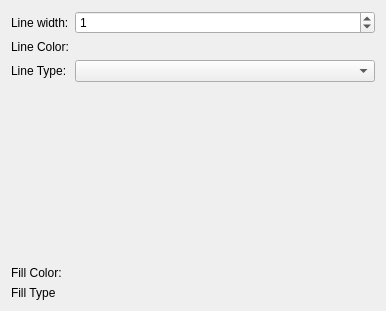
<?xml version="1.0" encoding="UTF-8"?>
<ui version="4.0">
 <class>QReportPropertyPageRectangle</class>
 <widget class="QWidget" name="QReportPropertyPageRectangle">
  <property name="geometry">
   <rect>
    <x>0</x>
    <y>0</y>
    <width>386</width>
    <height>311</height>
   </rect>
  </property>
  <property name="windowTitle">
   <string>Form</string>
  </property>
  <layout class="QVBoxLayout" name="verticalLayout">
   <item>
    <layout class="QFormLayout" name="formLayout">
     <property name="labelAlignment">
      <set>Qt::AlignLeading|Qt::AlignLeft|Qt::AlignVCenter</set>
     </property>
     <item row="0" column="0">
      <widget class="QLabel" name="labelLineWidth">
       <property name="sizePolicy">
        <sizepolicy hsizetype="Expanding" vsizetype="Preferred">
         <horstretch>0</horstretch>
         <verstretch>0</verstretch>
        </sizepolicy>
       </property>
       <property name="text">
        <string>Line width:</string>
       </property>
      </widget>
     </item>
     <item row="0" column="1">
      <widget class="QSpinBox" name="spinBoxLineWidth">
       <property name="value">
        <number>1</number>
       </property>
      </widget>
     </item>
     <item row="1" column="0">
      <widget class="QLabel" name="labelColor">
       <property name="sizePolicy">
        <sizepolicy hsizetype="Expanding" vsizetype="Minimum">
         <horstretch>0</horstretch>
         <verstretch>0</verstretch>
        </sizepolicy>
       </property>
       <property name="text">
        <string>Line Color:</string>
       </property>
      </widget>
     </item>
     <item row="2" column="0">
      <widget class="QLabel" name="labelType">
       <property name="sizePolicy">
        <sizepolicy hsizetype="Expanding" vsizetype="Preferred">
         <horstretch>0</horstretch>
         <verstretch>0</verstretch>
        </sizepolicy>
       </property>
       <property name="text">
        <string>Line Type:</string>
       </property>
      </widget>
     </item>
     <item row="2" column="1">
      <widget class="QComboBox" name="comboBoxLineType"/>
     </item>
     <item row="3" column="0">
      <spacer name="verticalSpacer">
       <property name="orientation">
        <enum>Qt::Vertical</enum>
       </property>
       <property name="sizeHint" stdset="0">
        <size>
         <width>20</width>
         <height>40</height>
        </size>
       </property>
      </spacer>
     </item>
     <item row="4" column="0">
      <widget class="QLabel" name="labelColor_2">
       <property name="sizePolicy">
        <sizepolicy hsizetype="Expanding" vsizetype="Minimum">
         <horstretch>0</horstretch>
         <verstretch>0</verstretch>
        </sizepolicy>
       </property>
       <property name="text">
        <string>Fill Color:</string>
       </property>
      </widget>
     </item>
     <item row="5" column="0">
      <widget class="QLabel" name="labelType_2">
       <property name="sizePolicy">
        <sizepolicy hsizetype="Expanding" vsizetype="Preferred">
         <horstretch>0</horstretch>
         <verstretch>0</verstretch>
        </sizepolicy>
       </property>
       <property name="text">
        <string>Fill Type</string>
       </property>
      </widget>
     </item>
     <item row="5" column="1">
      <layout class="QFormLayout" name="formLayout_2">
       <property name="rowWrapPolicy">
        <enum>QFormLayout::WrapLongRows</enum>
       </property>
      </layout>
     </item>
    </layout>
   </item>
  </layout>
 </widget>
 <resources/>
 <connections/>
</ui>
